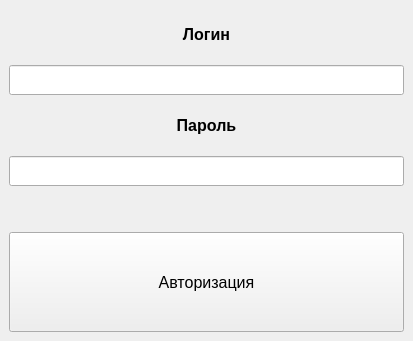
<?xml version="1.0" encoding="UTF-8"?>
<ui version="4.0">
 <class>MainWindow</class>
 <widget class="QMainWindow" name="MainWindow">
  <property name="geometry">
   <rect>
    <x>0</x>
    <y>0</y>
    <width>413</width>
    <height>341</height>
   </rect>
  </property>
  <property name="windowTitle">
   <string>Авторизация</string>
  </property>
  <widget class="QWidget" name="centralwidget">
   <layout class="QVBoxLayout" name="verticalLayout">
    <item>
     <widget class="QLabel" name="label">
      <property name="font">
       <font>
        <pointsize>12</pointsize>
        <weight>75</weight>
        <bold>true</bold>
       </font>
      </property>
      <property name="text">
       <string>Логин</string>
      </property>
      <property name="alignment">
       <set>Qt::AlignCenter</set>
      </property>
     </widget>
    </item>
    <item>
     <widget class="QLineEdit" name="line_login">
      <property name="minimumSize">
       <size>
        <width>0</width>
        <height>30</height>
       </size>
      </property>
      <property name="font">
       <font>
        <pointsize>12</pointsize>
       </font>
      </property>
     </widget>
    </item>
    <item>
     <widget class="QLabel" name="label_2">
      <property name="font">
       <font>
        <pointsize>12</pointsize>
        <weight>75</weight>
        <bold>true</bold>
       </font>
      </property>
      <property name="text">
       <string>Пароль</string>
      </property>
      <property name="alignment">
       <set>Qt::AlignCenter</set>
      </property>
     </widget>
    </item>
    <item>
     <widget class="QLineEdit" name="line_password">
      <property name="minimumSize">
       <size>
        <width>0</width>
        <height>30</height>
       </size>
      </property>
      <property name="font">
       <font>
        <pointsize>12</pointsize>
       </font>
      </property>
     </widget>
    </item>
    <item>
     <spacer name="verticalSpacer">
      <property name="orientation">
       <enum>Qt::Vertical</enum>
      </property>
      <property name="sizeType">
       <enum>QSizePolicy::Minimum</enum>
      </property>
      <property name="sizeHint" stdset="0">
       <size>
        <width>20</width>
        <height>40</height>
       </size>
      </property>
     </spacer>
    </item>
    <item>
     <widget class="QPushButton" name="pushButton">
      <property name="minimumSize">
       <size>
        <width>0</width>
        <height>100</height>
       </size>
      </property>
      <property name="font">
       <font>
        <pointsize>12</pointsize>
       </font>
      </property>
      <property name="text">
       <string>Авторизация</string>
      </property>
     </widget>
    </item>
   </layout>
  </widget>
 </widget>
 <resources/>
 <connections/>
</ui>
